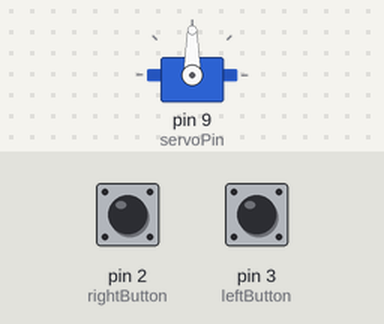
Simulated run of this sketch. Board: Arduino Uno, built with avr-gcc and run on an emulated ATmega328P. On the bench: servo. The test bench sets the inputs (shaded band); at power-on: pin 2 (rightButton) HIGH, pin 3 (leftButton) HIGH.

Above: at 1.2 s.
1.3 s: pin 2 (rightButton) pulled LOW for 1 s
At 3.4 s:
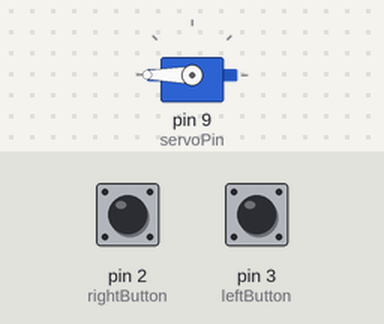
3.8 s: pin 3 (leftButton) pulled LOW for 1 s
At 3.95 s:
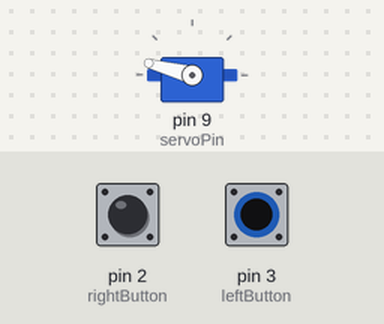
6.3 s: pin 3 (leftButton) pulled LOW for 0.15 s
At 6.9 s:
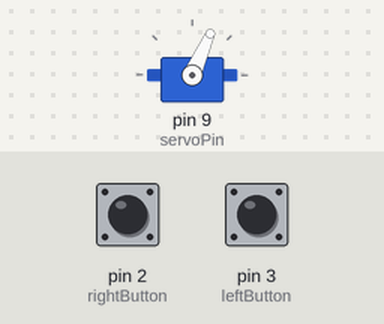
7.9 s: pin 3 (leftButton) pulled LOW for 0.15 s
At 9.2 s:
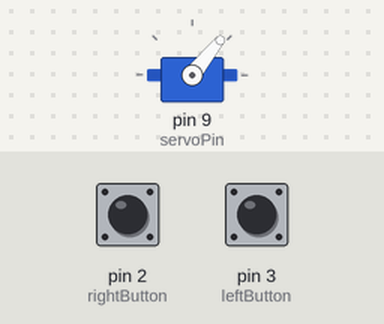
9.5 s: pin 2 (rightButton) pulled LOW for 3.2 s
At 10.25 s:
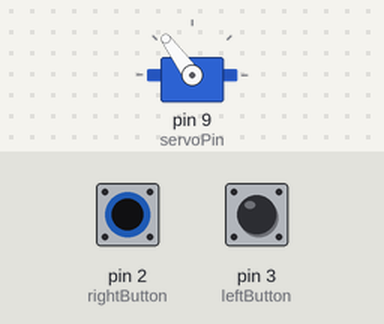
14.2 s: pin 3 (leftButton) pulled LOW for 3.2 s
At 16.7 s:
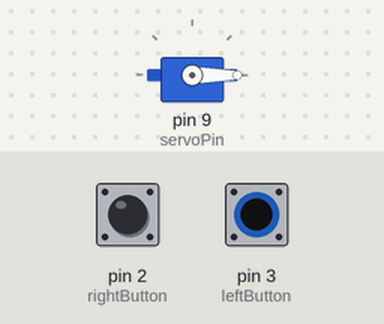
Timing chart, 0 to 18.2 s (numbered marks = the images above; inputs shaded):
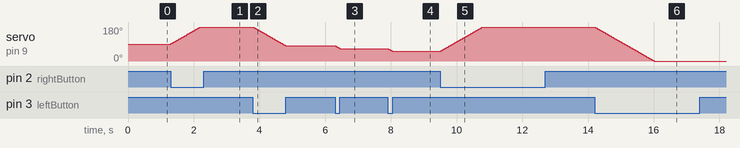

The sketch:

servo_button_control.ino
```cpp
/*
 * ============================================================
 *  Day 7 — Two-Button Servo Control
 *  Road to Electronics  ·  @electroniclearns
 * ------------------------------------------------------------
 *  Two push buttons drive a servo motor: hold LEFT and the arm
 *  sweeps one way, hold RIGHT and it sweeps back. Let go and it
 *  holds its position.
 *
 *  New concept vs. everything before: MOTION. Every project so
 *  far ended at a light or a screen. This is the first time the
 *  Arduino moves something in the physical world.
 *
 *  Reuses Day 2's buttons (INPUT_PULLUP) as the input, with a
 *  servo as the brand-new output.
 *
 *  Built by Aya S.T. — learning electronics without AI.
 * ============================================================
 */

#include <Servo.h>

Servo myServo;

int pos = 90;                    // start centered (0-180 range, 90 = middle)
const int servoPin = 9;          // servo signal wire

const int leftButton  = 3;       // hold to move toward 0
const int rightButton = 2;       // hold to move toward 180

void setup() {
  myServo.attach(servoPin);      // connect the servo object to pin 9
  myServo.write(pos);            // send it to the starting position

  // Buttons to GND using the chip's internal pull-ups:
  // not pressed = HIGH, pressed = LOW. No external resistors.
  pinMode(leftButton, INPUT_PULLUP);
  pinMode(rightButton, INPUT_PULLUP);
}

void loop() {
  int leftState  = digitalRead(leftButton);
  int rightState = digitalRead(rightButton);

  // NOTE: unlike Day 6, this is NOT edge detection — and that's on
  // purpose. Here we WANT continuous movement while the button is
  // held down, so we check "is it down?" every loop, not "did it
  // just go down?". Each pass nudges the position by one degree.

  // The "pos > 0" / "pos < 180" checks clamp the angle to the
  // servo's real range so we never command it past its limits.
  if (leftState == LOW && pos > 0) {
    pos--;
  }

  if (rightState == LOW && pos < 180) {
    pos++;
  }

  myServo.write(pos);            // push the (possibly updated) angle out

  delay(10);                     // 10 ms/step -> a full 0..180 sweep
                                 // takes ~1.8 s of holding. Bigger delay
                                 // = slower, more controllable movement.
}
```

Measured:
- after the input at 1.3 s, servo on pin 9 (servoPin): moves from 90° to 180° over 0.91 s, starting at once
- after the input at 3.8 s, servo on pin 9 (servoPin): moves from 180° to 81° over 0.99 s, starting at once
- after the input at 6.3 s, servo on pin 9 (servoPin): 81° → 66° at once
- after the input at 7.9 s, servo on pin 9 (servoPin): 66° → 51° at once
- after the input at 9.5 s, servo on pin 9 (servoPin): moves from 51° to 180° over 1.3 s, starting at once
- after the input at 14.2 s, servo on pin 9 (servoPin): moves from 180° to 0° over 1.8 s, starting at once
